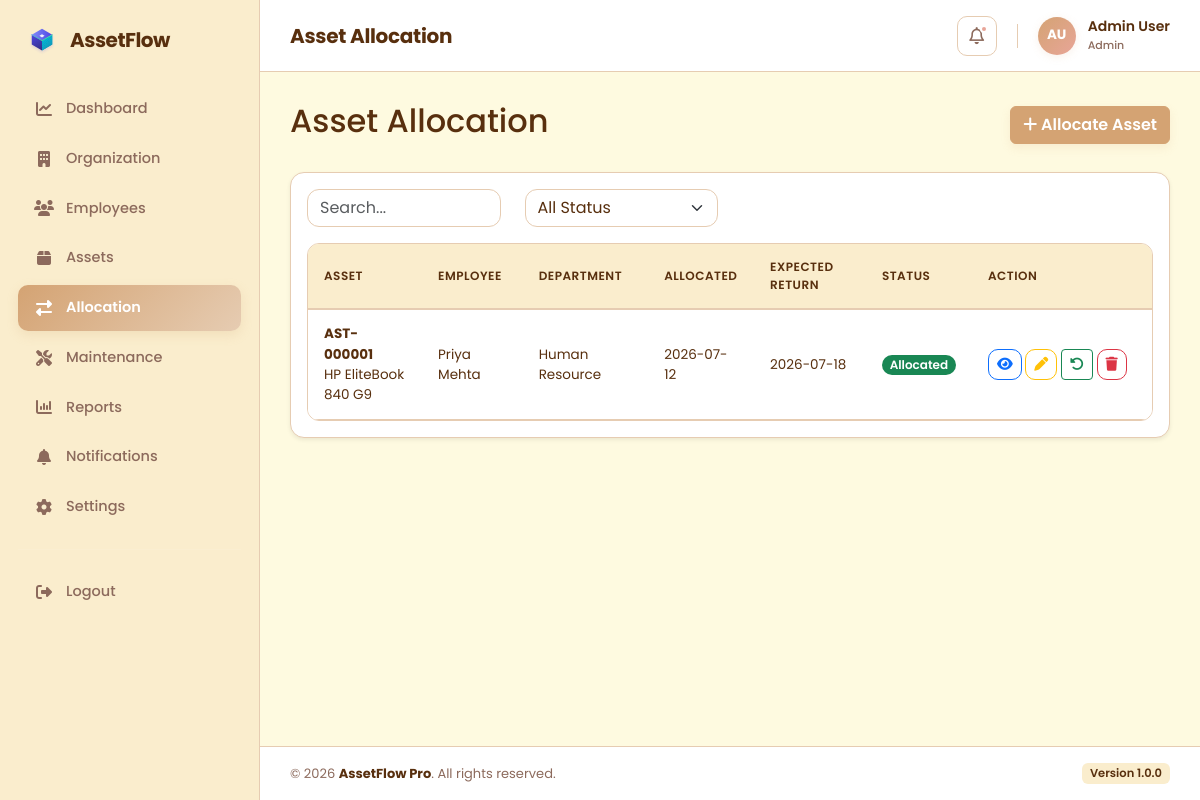
/AssetFlow/dashboard.php?page=allocation (signed in), run on the app's committed database.
### tables this page shows
CREATE TABLE IF NOT EXISTS `asset_allocations` (
  `allocation_id` int(11) NOT NULL AUTO_INCREMENT,
  `asset_id` int(11) NOT NULL,
  `employee_id` int(11) NOT NULL,
  `allocation_date` date NOT NULL,
  `expected_return` date DEFAULT NULL,
  `actual_return` date DEFAULT NULL,
  `allocation_status` enum('Allocated','Returned','Overdue') DEFAULT 'Allocated',
  `remarks` text DEFAULT NULL,
  `created_at` timestamp NOT NULL DEFAULT current_timestamp(),
  PRIMARY KEY (`allocation_id`),
  KEY `asset_id` (`asset_id`),
  KEY `employee_id` (`employee_id`)
);

CREATE TABLE IF NOT EXISTS `assets` (
  `asset_id` int(11) NOT NULL AUTO_INCREMENT,
  `asset_code` varchar(30) NOT NULL,
  `asset_name` varchar(150) NOT NULL,
  `category_id` int(11) NOT NULL,
  `department_id` int(11) NOT NULL,
  `purchase_date` date DEFAULT NULL,
  `purchase_cost` decimal(10,2) DEFAULT NULL,
  `vendor` varchar(100) DEFAULT NULL,
  `serial_number` varchar(100) DEFAULT NULL,
  `asset_status` enum('Available','Allocated','Maintenance','Retired') DEFAULT 'Available',
  `remarks` text DEFAULT NULL,
  `asset_image` varchar(255) DEFAULT NULL,
  `created_at` timestamp NOT NULL DEFAULT current_timestamp(),
  PRIMARY KEY (`asset_id`),
  UNIQUE KEY `asset_code` (`asset_code`),
  KEY `category_id` (`category_id`),
  KEY `department_id` (`department_id`)
);

CREATE TABLE IF NOT EXISTS `departments` (
  `department_id` int(11) NOT NULL AUTO_INCREMENT,
  `department_name` varchar(100) NOT NULL,
  `manager_name` varchar(100) DEFAULT NULL,
  `description` text DEFAULT NULL,
  `department_code` varchar(20) DEFAULT NULL,
  `parent_department` int(11) DEFAULT NULL,
  `status` enum('Active','Inactive') DEFAULT 'Active',
  `created_at` timestamp NOT NULL DEFAULT current_timestamp(),
  PRIMARY KEY (`department_id`),
  UNIQUE KEY `department_name` (`department_name`),
  KEY `parent_department` (`parent_department`)
);

### AssetFlow/models/Allocation.php (called while the page is built, shortened)
<?php
require_once __DIR__ . "/../config/database.php";
class Allocation
{
    private $conn;
    public function __construct()
    {
        $db = new Database();
        $this->conn = $db->connect();
    }
    public function getAll()
    {
        $sql = "SELECT
                al.*,
                a.asset_code,
                a.asset_name,
                e.employee_code,
                CONCAT(e.first_name,' ',e.last_name) employee_name,
                d.department_name
                FROM asset_allocations al
                INNER JOIN assets a
                ON al.asset_id=a.asset_id
                INNER JOIN employees e
                ON al.employee_id=e.employee_id
                INNER JOIN departments d
                ON e.department_id=d.department_id
                ORDER BY al.allocation_id DESC";
        $stmt = $this->conn->prepare($sql);
        $stmt->execute();
        return $stmt->fetchAll(PDO::FETCH_ASSOC);
    }
}

### AssetFlow/config/database.php (called while the page is built, shortened)
<?php
class Database
{
    private $host = "localhost";
    private $db_name = "assetflow";
    private $username = "root";
    private $password = "";
    public function connect()
    {
        $this->conn = null;
        try {
            $this->conn = new PDO(
                "mysql:host={$this->host};dbname={$this->db_name};charset=utf8mb4",
                $this->username,
                $this->password
            );
            $this->conn->setAttribute(PDO::ATTR_ERRMODE, PDO::ERRMODE_EXCEPTION);
            $this->conn->setAttribute(PDO::ATTR_DEFAULT_FETCH_MODE, PDO::FETCH_ASSOC);
        } catch (PDOException $e) {
            die("Database Connection Failed : " . $e->getMessage());
        }
        return $this->conn;
    }
}

### AssetFlow/pages/allocation.php (the view, shortened to what this page needs)
<?php
require_once ROOT_PATH . "/models/Allocation.php";
$model = new Allocation();
$allocations = $model->getAll();
?>
<div class="d-flex justify-content-between align-items-center mb-4">
    <h2>Asset Allocation</h2>
    <button
        class="btn btn-primary"
        data-bs-toggle="modal"
        data-bs-target="#allocationModal">
        <i class="fa-solid fa-plus"></i>
        Allocate Asset
    </button>
</div>
<div class="card shadow-sm">
    <div class="card-body">
        <div class="row mb-3">
            <div class="col-md-3">
                <input
                    type="text"
                    id="allocationSearch"
                    class="form-control"
                    placeholder="Search...">
            </div>
            <div class="col-md-3">
                <select
                    id="statusFilter"
                    class="form-select">
                    <option value="">All Status</option>
                </select>
            </div>
        </div>
        <div class="table-responsive">
            <table class="table table-hover align-middle mb-0" id="allocationTable">
                <thead>
                    <tr>
                        <th>Asset</th>
                        <th>Employee</th>
                        <th>Department</th>
                        <th>Allocated</th>
                        <th>Expected Return</th>
                        <th>Status</th>
                        <th style="width: 180px;">Action</th>
                    </tr>
                </thead>
                <tbody>
                    <?php foreach ($allocations as $row): ?>
                        <tr>
                        <td>
                            <strong><?= $row['asset_code']; ?></strong>
                            <br>
                            <?= $row['asset_name']; ?>
                        </td>
                        <td>
                            <?= $row['employee_name']; ?>
                        </td>
                        <td>
                            <?= $row['department_name']; ?>
                        </td>
                        <td>
                            <?= $row['allocation_date']; ?>
                        </td>
                        <td>
                            <?= $row['expected_return']; ?>
                        </td>
                        <td>
                            <?php
                            $color = "success";
                            ?>
                            <span class="badge bg-<?= $color; ?> rounded-pill">
                                <?= $row['allocation_status']; ?>
                            </span>
                        </td>
                        <td>
                            <button
                                class="btn btn-sm btn-outline-primary viewAllocation"
                                data-id="<?= $row['allocation_id']; ?>"
                                data-bs-toggle="modal"
                                data-bs-target="#viewAllocationModal">
                                <i class="fa-solid fa-eye"></i>
                            </button>
                            <button
                                class="btn btn-sm btn-outline-warning editAllocation"
                                data-id="<?= $row['allocation_id']; ?>"
                                data-bs-toggle="modal"
                                data-bs-target="#allocationModal">
                                <i class="fa-solid fa-pen"></i>
                            </button>
                            <a
                                class="btn btn-sm btn-outline-success"
                                href="<?= BASE_URL ?>controllers/AllocationController.php?action=return&id=<?= $row['allocation_id']; ?>">
                                <i class="fa fa-rotate-left"></i>
                            </a>
                            <a
                                class="btn btn-sm btn-outline-danger"
                                onclick="return confirm('Delete Allocation?')"
                                href="<?= BASE_URL ?>controllers/AllocationController.php?action=delete&id=<?= $row['allocation_id']; ?>">
                                <i class="fa fa-trash"></i>
                            </a>
                        </td>
                    </tr>
                <?php endforeach; ?>
            </tbody>
        </table>
        </div>
    </div>
</div>

### AssetFlow/assets/css/main.css (style rules this page uses)
* { margin: 0; padding: 0; box-sizing: border-box; font-family: 'Poppins', sans-serif; }
:root { --primary: #d4a373; --primary-light: #e6ccb2; --primary-glow: rgba(212, 163, 115, 0.1); --bg-light: #fefae0; --card-bg: #ffffff; --card-border: #e6ccb2; --sidebar-bg: #faedcd; --text-main: #582f0e; --text-muted: #8c6a5c; }
body { background: var(--bg-light); color: var(--text-main); }
.card { background-color: var(--card-bg) !important; border: 1px solid var(--card-border) !important; border-radius: 14px !important; }
.btn-primary { background-color: var(--primary) !important; border-color: var(--primary) !important; color: #ffffff !important; font-weight: 600 !important; box-shadow: 0 4px 10px rgba(212, 163, 115, 0.15) !important; }
.table { border-collapse: separate; border-spacing: 0; border: 1px solid var(--card-border) !important; border-radius: 12px; overflow: hidden; background-color: var(--card-bg) !important; }
.table thead th, .table th { background-color: var(--sidebar-bg) !important; color: var(--text-main) !important; font-size: 12px; font-weight: 600; text-transform: uppercase; letter-spacing: 0.5px; padding: 14px 16px; border-bottom: 2px solid var(--card-border) !important; border-top: none !important; vertical-align: middle; }
.table td { padding: 14px 16px; border-bottom: 1px solid var(--card-border); color: var(--text-main); font-size: 13.5px; vertical-align: middle; }
.table tbody tr { transition: all 0.2s ease; }
.btn-outline-primary, .btn-outline-warning, .btn-outline-danger { border-radius: 10px; }
.form-control, .form-select { border-radius: 12px; border: 1px solid var(--card-border) !important; color: var(--text-main) !important; background-color: var(--card-bg) !important; transition: all 0.2s ease; }
.badge { font-size: 12px; font-weight: 600; }
.btn { transition: all 0.2s cubic-bezier(0.4, 0, 0.2, 1) !important; }
.card, .card-box { transition: all 0.3s cubic-bezier(0.4, 0, 0.2, 1) !important; border-radius: 14px !important; }

### data on the page
asset_allocations: asset.asset_code "AST-000001", asset.asset_name "HP EliteBook 840 G9", employee_name "Priya Mehta", departments.department_name "Human Resource", allocation_date "2026-07-12", expected_return "2026-07-18", allocation_status "Allocated"

### other printed values
$title "Asset Allocation"
$initials "AU"
$fullName "Admin User"
$userRole "Admin"
APP_NAME "AssetFlow Pro"
APP_VERSION "1.0.0"
